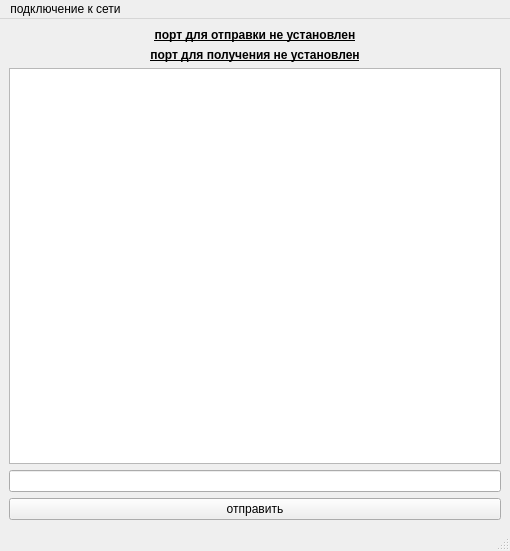
<?xml version="1.0" encoding="UTF-8"?>
<ui version="4.0">
 <class>MainWindow</class>
 <widget class="QMainWindow" name="MainWindow">
  <property name="geometry">
   <rect>
    <x>0</x>
    <y>0</y>
    <width>510</width>
    <height>551</height>
   </rect>
  </property>
  <property name="windowTitle">
   <string>дз вариант 1</string>
  </property>
  <widget class="QWidget" name="centralwidget">
   <layout class="QVBoxLayout" name="verticalLayout">
    <item>
     <widget class="QLabel" name="label">
      <property name="font">
       <font>
        <weight>75</weight>
        <bold>true</bold>
        <underline>true</underline>
       </font>
      </property>
      <property name="text">
       <string>порт для отправки не установлен</string>
      </property>
      <property name="alignment">
       <set>Qt::AlignCenter</set>
      </property>
     </widget>
    </item>
    <item>
     <widget class="QLabel" name="label_2">
      <property name="font">
       <font>
        <weight>75</weight>
        <bold>true</bold>
        <underline>true</underline>
       </font>
      </property>
      <property name="text">
       <string>порт для получения не установлен</string>
      </property>
      <property name="alignment">
       <set>Qt::AlignCenter</set>
      </property>
     </widget>
    </item>
    <item>
     <widget class="QListWidget" name="listWidget"/>
    </item>
    <item>
     <widget class="QLineEdit" name="lineEdit"/>
    </item>
    <item>
     <widget class="QPushButton" name="pushButton">
      <property name="text">
       <string>отправить</string>
      </property>
     </widget>
    </item>
   </layout>
  </widget>
  <widget class="QMenuBar" name="menubar">
   <property name="geometry">
    <rect>
     <x>0</x>
     <y>0</y>
     <width>510</width>
     <height>24</height>
    </rect>
   </property>
   <widget class="QMenu" name="menu">
    <property name="title">
     <string>подключение к сети</string>
    </property>
    <addaction name="action"/>
    <addaction name="action_2"/>
   </widget>
   <addaction name="menu"/>
  </widget>
  <widget class="QStatusBar" name="statusbar"/>
  <action name="action">
   <property name="text">
    <string>запустить сервер</string>
   </property>
  </action>
  <action name="action_2">
   <property name="text">
    <string>запустить клиент</string>
   </property>
  </action>
 </widget>
 <resources/>
 <connections/>
</ui>
